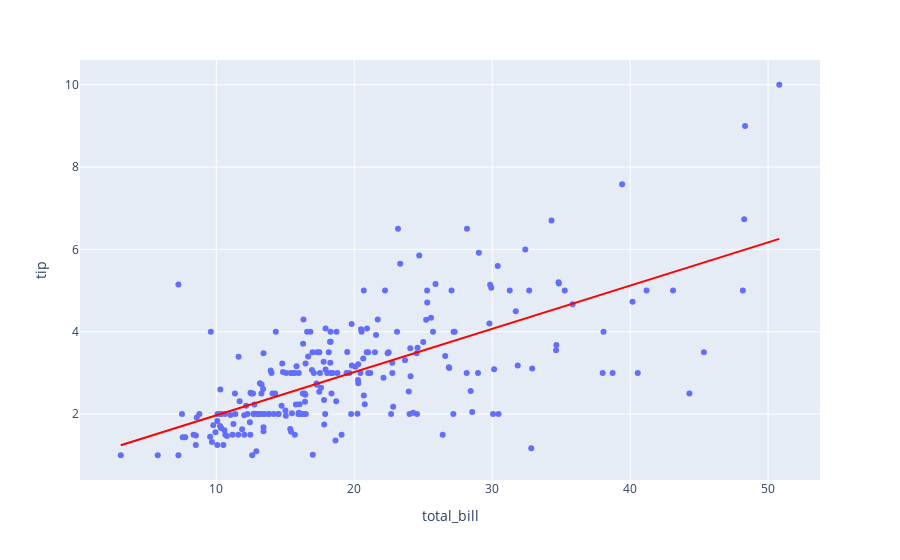

The notebook cell saved with this chart:
### Code cell
fig = px.scatter(df, x="total_bill", y="tip", trendline="ols", trendline_color_override="red")
fig.show()

### Figure 1 — Plotly figure (JSON) as saved in the notebook; plotly's stock layout.template omitted (floating-point values rounded to 4 significant figures; data arrays with more than 128 entries replaced by an {"elided": "..."} marker saying what was removed)
{"data": [{"hovertemplate": "total_bill=%{x}<br>tip=%{y}<extra></extra>", "legendgroup": "", "marker": {"color": "#636efa", "symbol": "circle"}, "mode": "markers", "name": "", "orientation": "v", "showlegend": false, "type": "scatter", "x": {"elided": "244 float values"}, "xaxis": "x", "y": {"elided": "244 float values"}, "yaxis": "y"}, {"hovertemplate": "<b>OLS trendline</b><br>tip = 0.105025 * total_bill + 0.92027<br>R<sup>2</sup>=0.456617<br><br>total_bill=%{x}<br>tip=%{y} <b>(trend)</b><extra></extra>", "legendgroup": "", "line": {"color": "red"}, "marker": {"color": "#636efa", "symbol": "circle"}, "mode": "lines", "name": "", "showlegend": false, "type": "scatter", "x": {"elided": "244 float values"}, "xaxis": "x", "y": {"elided": "244 float values"}, "yaxis": "y"}], "layout": {"legend": {"tracegroupgap": 0}, "margin": {"t": 60}, "xaxis": {"anchor": "y", "domain": [0, 1], "title": {"text": "total_bill"}}, "yaxis": {"anchor": "x", "domain": [0, 1], "title": {"text": "tip"}}}}
